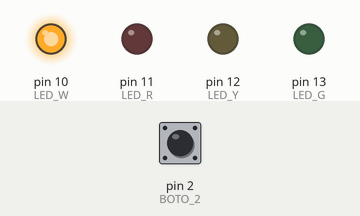
Simulated run of this sketch. Board: Arduino Uno, built with avr-gcc and run on an emulated ATmega328P. Parts: output pins drawn as LEDs (lit = HIGH). The test bench sets the inputs (shaded band); at power-on: pin 2 (BOTO_2) LOW.

Above: at 4.2 s.
4.3 s: pin 2 (BOTO_2) pulled HIGH for 3.2 s
At 7.7 s:
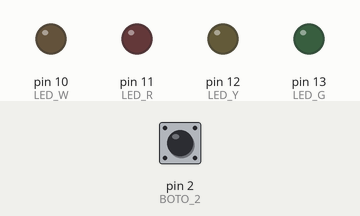
Timing chart, 0 to 12.1 s (numbered marks = the images above; inputs shaded):
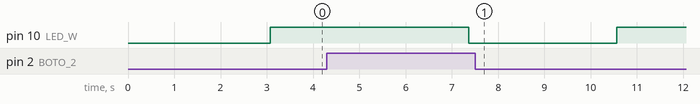

Measured:
- after the input at 4.3 s, pin 10 (LED_W): HIGH → LOW after 3.1 s, → HIGH 3.2 s later

The sketch:

ard06b.ino.ino
```cpp
#define LED_W 10
#define LED_R 11
#define LED_Y 12
#define LED_G 13
#define BOTO_2 2
#define BOTO_3 3
#define BOTO_A5 A5
#define BOTO_A4 A4

bool bBotoPremut(int nQuin){
  delay(50);
  return !digitalRead(nQuin);
}

void setup() {
  pinMode(LED_W, OUTPUT);
  pinMode(LED_G, OUTPUT);
  pinMode(LED_Y, OUTPUT);
  pinMode(LED_R, OUTPUT);
  pinMode(BOTO_2, INPUT);
  pinMode(BOTO_3, INPUT);
  pinMode(BOTO_A5, INPUT);
  pinMode(BOTO_A4, INPUT);
}

void loop() {
  static bool bFlag1 = false,bFlag2 = false;
  static long slQuanComenca = 0;
  long lInterval = 3000;
  static bool sbEstatLed = LOW;

  if(bBotoPremut(BOTO_2)){
    bFlag2 = false;
    if(!bFlag1){
      bFlag1 = true;
      slQuanComenca = millis();
    }
    if(millis() - slQuanComenca  >= lInterval){
      sbEstatLed = HIGH;
    }
  }else{
    bFlag1 = false;
    if(!bFlag2){
      bFlag2 = true;
      slQuanComenca = millis();
    }
    if(millis() - slQuanComenca  >= lInterval){
      sbEstatLed = LOW;
    }
  }
  digitalWrite(LED_W,sbEstatLed);
  delay(5);
}
```
